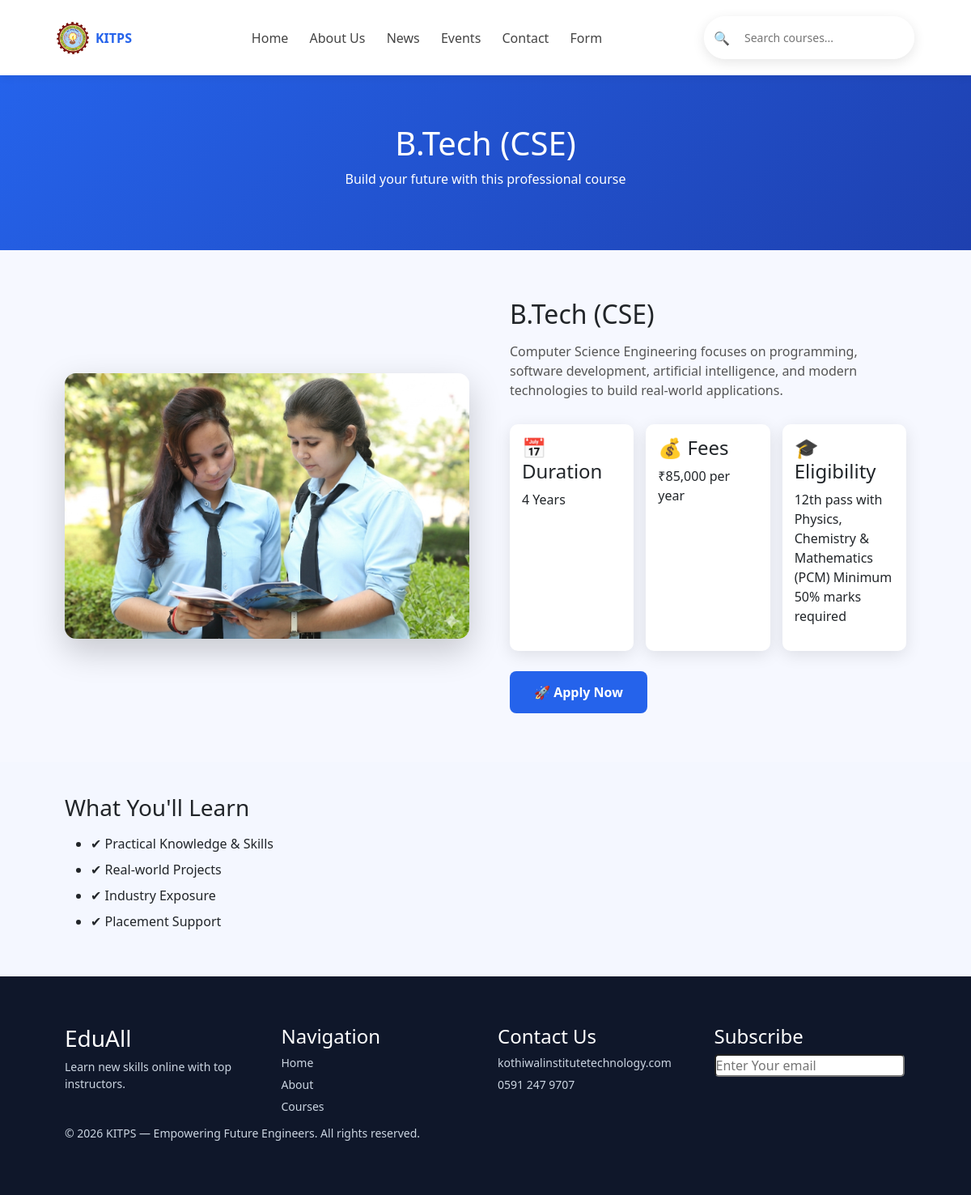
The app's page /course/1/ with its own data.
### course/models.py (models this page shows)
class Course(models.Model):
    course_title=models.CharField(max_length=50)
    course_image=models.ImageField(upload_to='courses')
    course_desc =models.CharField(max_length=250)
    duration    = models.CharField(max_length=50, blank=True, null=True)
    fees        = models.CharField(max_length=50, blank=True, null=True)
    eligibility = models.CharField(max_length=200, blank=True, null=True)

### Kitps/views.py (the view)
# urls.py: path('course/<int:id>/', course_detail, name='course_detail'),
def course_detail(request, id):
    course = get_object_or_404(Course, id=id)
    return render(request, 'course_detail.html', {'course': course})

### templates/course_detail.html
{% extends "base.html" %}
{% load static %}
{% block content %}
<section class="course-hero">
  <h1>{{ course.course_title }}</h1>
  <p>Build your future with this professional course</p>
</section>
<section class="course-detail">
  <div class="course-container">
    <div class="course-image">
      <img src="{{ course.course_image.url }}" alt="{{ course.course_title }}">
    </div>
    <div class="course-info">
      <h2>{{ course.course_title }}</h2>
      <p class="desc">{{ course.course_desc }}</p>
      <div class="info-grid">
        <div class="info-card">
          <h4>📅 Duration</h4>
          <p>{{ course.duration }}</p>
        </div>
        <div class="info-card">
          <h4>💰 Fees</h4>
          <p>{{ course.fees }}</p>
        </div>
        <div class="info-card">
          <h4>🎓 Eligibility</h4>
          <p>{{ course.eligibility }}</p>
        </div>
      </div>
      <a href="/UserForm-kitps/" class="apply-btn">🚀 Apply Now</a>
    </div>
  </div>
</section>
<section class="extra-section">
  <h3>What You'll Learn</h3>
  <ul>
    <li>✔ Practical Knowledge & Skills</li>
    <li>✔ Real-world Projects</li>
    <li>✔ Industry Exposure</li>
    <li>✔ Placement Support</li>
  </ul>
</section>
{% endblock %}

### static/CSS/About.css (style rules this page uses)
body { margin: 0; font-family: 'Poppins', Arial, sans-serif; background: #f6f8ff; }

### static/CSS/Contact.css (style rules this page uses)
body { margin: 0; font-family: "Segoe UI", Arial, sans-serif; background: #f6f9ff; }
.info-grid { margin-top: 30px; display: grid; grid-template-columns: repeat(auto-fit, minmax(220px, 1fr)); gap: 20px; }
.info-card { background: white; padding: 20px; border-radius: 14px; box-shadow: 0 6px 18px rgba(0,0,0,.06); }

### static/CSS/Events.css (style rules this page uses)
* { margin: 0; padding: 0; box-sizing: border-box; font-family: Arial, sans-serif; }
body { background: #f7f8fd; }

### static/CSS/News.css (style rules this page uses)
body { background: #f8fafc; font-family: Arial, sans-serif; }

### static/CSS/course_detail.css (style rules this page uses)
.course-hero { background: linear-gradient(135deg,#2563eb,#1e40af); color:white; padding:60px 20px; text-align:center; }
.course-detail { padding:60px 80px; background:#f6f8ff; }
.course-container { display:flex; gap:50px; align-items:center; flex-wrap:wrap; }
.course-image img { width:100%; max-width:500px; border-radius:14px; box-shadow:0 15px 40px rgba(0,0,0,0.2); }
.course-info { flex:1; max-width:600px; }
.course-info h2 { margin-bottom:15px; }
.desc { color:#555; margin-bottom:20px; }
.info-grid { display:grid; grid-template-columns:repeat(auto-fit, minmax(150px,1fr)); gap:15px; }
.info-card { background:#fff; padding:15px; border-radius:10px; box-shadow:0 5px 20px rgba(0,0,0,0.1); transition:0.3s; }
.apply-btn { display:inline-block; margin-top:25px; padding:14px 30px; background:#2563eb; color:#fff; border-radius:8px; text-decoration:none; font-weight:bold; transition:0.3s; }
.extra-section { padding:40px 80px; }
.extra-section ul { margin-top:15px; }
.extra-section li { margin:8px 0; }

### static/CSS/style.css (style rules this page uses)
* { margin: 0; padding: 0; box-sizing: border-box; font-family: "Segoe UI", Arial, sans-serif; }
body { background: #f4f7ff; font-family: 'Poppins', sans-serif; }

### records on screen
Course: course_title "B.Tech (CSE)", course_image (picture), course_desc "Computer Science Engineering focuses on programming, software development, artificial intelligence, and modern technologies to build real-world applications.", duration "4 Years", fees "₹85,000 per year", eligibility "12th pass with Physics, Chemistry & Mathematics (PCM) Minimum 50% marks required"
